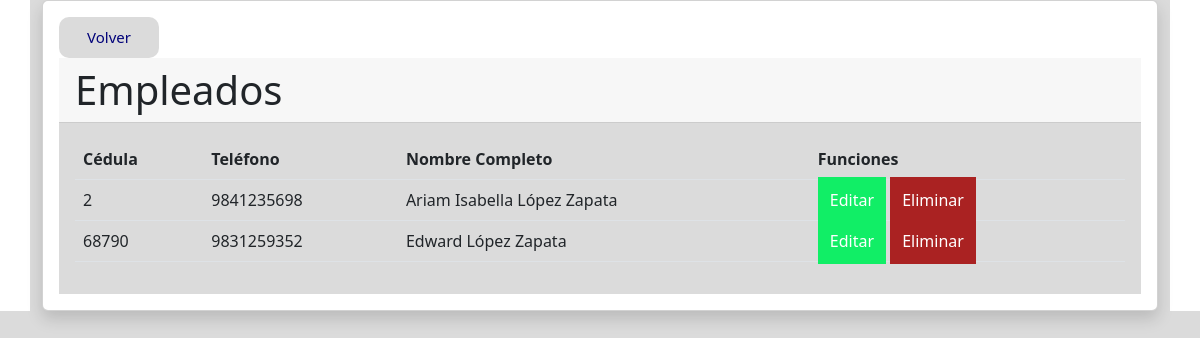
Before: /Ejerciciodos/tablaEmp.php with the older database file.
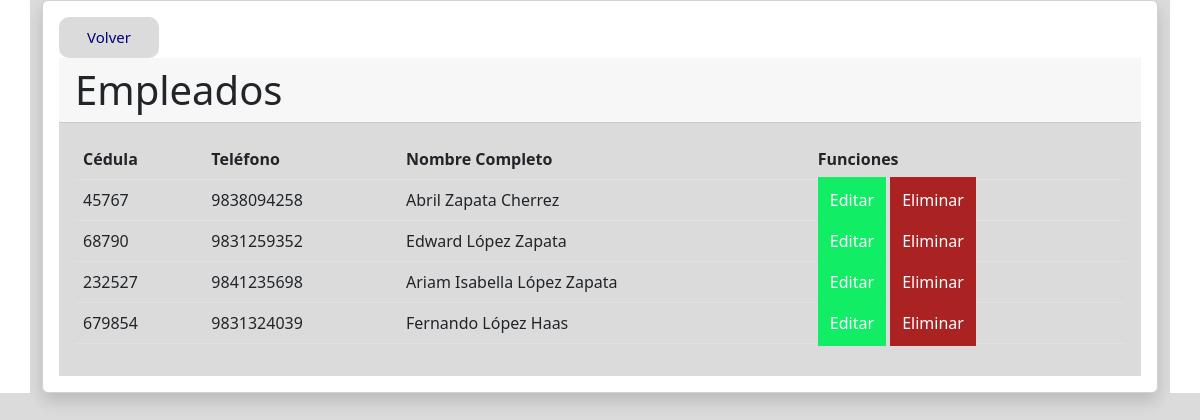
After: the same page with the newer database file.
### tables this page shows
CREATE TABLE `empleado` (
  `cedula` int(11) NOT NULL,
  `telefono` varchar(10) NOT NULL,
  `nombre` varchar(60) NOT NULL,
  `apellidoP` varchar(30) NOT NULL,
  `apellidoM` varchar(30) NOT NULL
);

### Ejerciciodos/tablaEmp.php (the view, shortened to what this page needs)
<!DOCTYPE html>
<html lang="en">
<head>
    <link rel="stylesheet" type="text/css" href="styles.css">
    <link href="https://cdn.jsdelivr.net/npm/bootstrap@5.2.2/dist/css/bootstrap.min.css" rel="stylesheet">
</head>
<body>
<div class="container">
    <div class="card shadow p-3 mb-5 bg-body rounded">
         <a  class="enmenu" href="index.php">Volver</a>
        <h1 class="card-header">Empleados</h1>
        <div class="card-body">
            <table class="table table-hover">
            <thead class="thead-light">
                <tr>
                    <th>Cédula</td>
                    <th>Teléfono</td>
                    <th>Nombre Completo</td>
                    <th>Funciones</th>
                </tr>
                </thead>
                <?php
                include("con_db.php");
                $sql = "SELECT  * FROM empleado";
                $query = mysqli_query($conex, $sql);
                while ($row = mysqli_fetch_array($query) ) {
                    $cedula = $row['cedula'];
                    $telefono = $row['telefono'];
                    $nombre = $row['nombre'];
                    $apellidoP = $row['apellidoP'];
                    $apellidoM = $row['apellidoM'];
                    $nombreComplet0 = $nombre . " " . $apellidoP . " " . $apellidoM;
                ?>
 <tbody>
                    <tr>
                        <td> <?php echo $cedula ?> </th>
                        <td> <?php echo $telefono ?> </th>
                        <td> <?php echo $nombreComplet0 ?> </th>
                        <td>
                    <div>
                     <a class="ok" href="editarEmp.php?cedula=<?php echo $cedula ?>">Editar</a>
                     <a class="bad" href="eliminarEmp.php?cedula=<?php echo $cedula ?>">Eliminar</a>
                       </div>
                </td>
                    </tr>
                <?php }  ?>
                </tbody>
            </table>
        </div>
        </div>
    </div>
</body>
</html>

### Ejerciciodos/styles.css (style rules this page uses)
* { margin: 0; padding: 0; box-sizing:border-box; background-color: #DBDBDB; }
body { background: #DBDBDB; font-family: 'Open sans'; }
.enmenu { font-size: 15px; padding: 9px 10px; width: 100px; border: none; border-radius: 10px; text-decoration: none; text-align: center; color:rgb(0, 2, 121); }
.ok { text-align: center; width: 100%; padding: 12px; background-color: #1e6; color: #fff; text-decoration: none; }
.bad { text-align: center; width: 100%; padding: 12px; background-color: #a22; color: #fff; text-decoration: none; }

Changed rows visible on the page:
removed empleado: cedula "2", telefono "9841235698", nombreComplet0 "Ariam Isabella López Zapata"
added empleado: cedula "45767", telefono "9838094258", nombreComplet0 "Abril Zapata Cherrez"
added empleado: cedula "232527", telefono "9841235698", nombreComplet0 "Ariam Isabella López Zapata"
added empleado: cedula "679854", telefono "9831324039", nombreComplet0 "Fernando López Haas"
